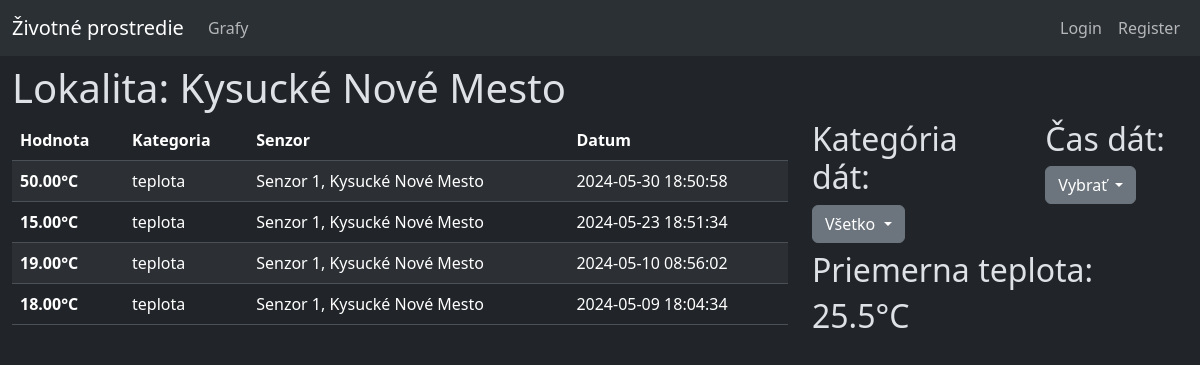
Before: /lokalita_info.php?lokalita=Kysucké Nové Mesto with the older database file.
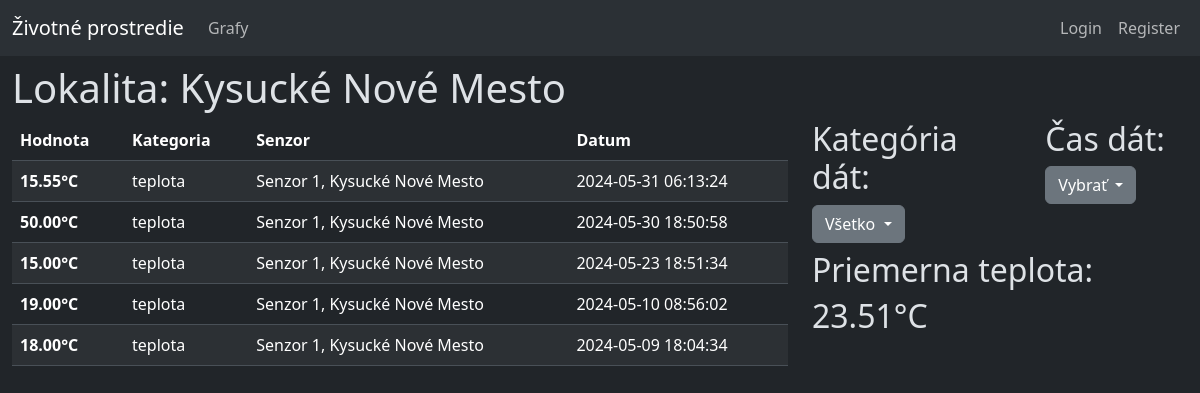
After: the same page with the newer database file.
### tables this page shows
CREATE TABLE `data` (
  `id` int(16) NOT NULL,
  `kategoria_id` int(5) NOT NULL,
  `hodnota` decimal(5,2) NOT NULL,
  `senzor_id` int(5) NOT NULL,
  `datum` datetime NOT NULL DEFAULT current_timestamp()
);

CREATE TABLE `kategoria` (
  `id` int(5) NOT NULL,
  `nazov` varchar(32) NOT NULL
);

CREATE TABLE `senzor` (
  `id` int(5) NOT NULL,
  `lokacia` varchar(64) NOT NULL,
  `posledny_update` datetime NOT NULL DEFAULT current_timestamp(),
  `vybavenie` varchar(32) NOT NULL
);

### lokalita_info.php (the view, shortened to what the changed rows need)
<?php
    include("./connect.php");
    include("./functions.php");
    include("./querry.php");
?>
<!DOCTYPE html>
<html data-bs-theme="dark">
<head>
    <link href="https://cdn.jsdelivr.net/npm/bootstrap@5.3.3/dist/css/bootstrap.min.css" rel="stylesheet">
</head>
<body>
    <header><?php include_once("./header.php")?></header>
    <div class="container-xxl column-gap-3">
        <div class="row mt-2">
            <h1>Lokalita: <?php echo $_GET["lokalita"]; if(isset($_GET["senzor"])) echo " | Senzor: ".$_GET["senzor"]."";?></h1>
            <div class="col-8">
                <table class="table table-striped">
                    <thead>
                        <tr>
                            <th scope="col">Hodnota</th>
                            <th scope="col">Kategoria</th>
                            <th scope="col">Senzor</th>
                            <th scope="col">Datum</th>
                        </tr>
                    </thead>
                    <tbody>
                        <?php
                            $query = get_querry(1,$rola_user);
                            $result = mysqli_query($conn, $query);
                            if (mysqli_num_rows($result) > 0)
                            {
                                while($row = mysqli_fetch_assoc($result))
                                {
                                    echo "
                                    <tr>
                                        <th scope=\"row\">".$row["hodnota"]."".jednotka($row["kategoria_nazov"])."</th>
                                        <td>".$row["kategoria_nazov"]."</td>
                                        <td>Senzor ".$row["senzor_id"].", ".$row["senzor_lokacia"]."</td>
                                        <td>".$row["datum"]."</td>
                                    </tr>";
                                }
                            }
                        ?>
                    </tbody>
                </table>
            </div>
            <div class="col-4">
                <?php if(!isset($_GET["senzor"])) { ?>
                    <div class="row mb-2">
                        <div class="col-7">
                            <h2>Kategória dát:</h2>
                        </div>
                        <div class="col-5">
                            <h2>Čas dát:</h2>
                            <?php include("./dropdown_cas.php");?>
                        </div>
                    </div>
                <?php }
                ?>
                <?php
                    $query = get_querry(3,$rola_user);
                    $result = mysqli_query($conn, $query);
                    if (mysqli_num_rows($result) > 0)
                    {
                        while($row = mysqli_fetch_assoc($result))
                        {
                            echo "<div class=\"row mb-2\">
                            <h2>Priemerna ".$row["kategoria_nazov"].":</h2>
                                <h2>".avg_hodnota($row["kategoria_nazov"],$conn,$_GET["lokalita"])."</h2>
                            </div>";
                        }
                    }
                ?>
            </div>
        </div>
    </div>
</body>
</html>

Changed rows visible on the page:
added data: hodnota "15.55", kategoria.nazov "°C", kategoria.nazov "teplota", senzor "1", senzor.lokacia "Kysucké Nové Mesto", datum "2024-05-31 06:13:24", shown under "Lokalita: Kysucké Nové Mesto"
computed for data (number 5 of 5 on the later page): lokalita "25.5°C" → "23.51°C"
